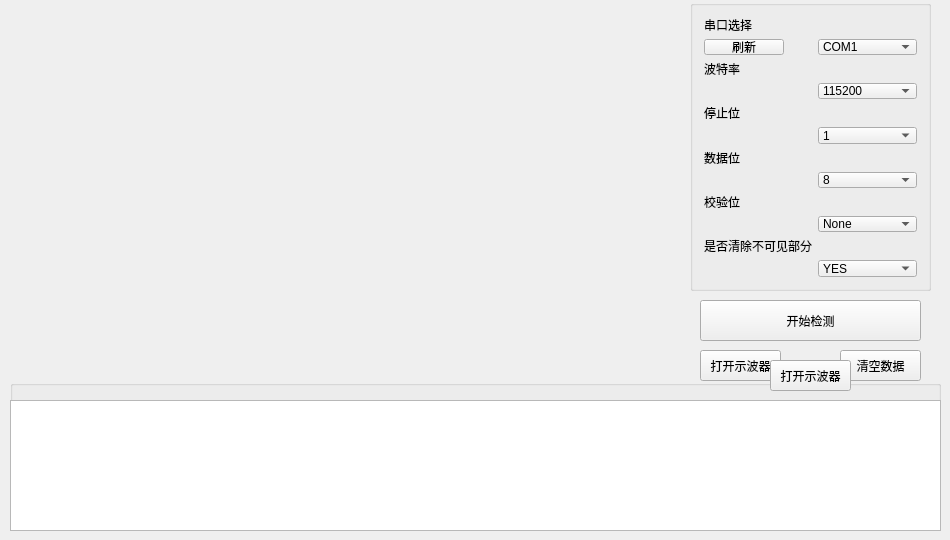
<?xml version="1.0" encoding="UTF-8"?>
<ui version="4.0">
 <class>Widget</class>
 <widget class="QWidget" name="Widget">
  <property name="geometry">
   <rect>
    <x>0</x>
    <y>0</y>
    <width>950</width>
    <height>540</height>
   </rect>
  </property>
  <property name="minimumSize">
   <size>
    <width>950</width>
    <height>540</height>
   </size>
  </property>
  <property name="maximumSize">
   <size>
    <width>950</width>
    <height>540</height>
   </size>
  </property>
  <property name="windowTitle">
   <string>蒋同学-3.3V电压波形实时检测</string>
  </property>
  <property name="windowIcon">
   <iconset theme="123">
    <normalon>:/pic/xiao.bmp</normalon>
   </iconset>
  </property>
  <widget class="QGroupBox" name="box_set">
   <property name="geometry">
    <rect>
     <x>690</x>
     <y>0</y>
     <width>241</width>
     <height>291</height>
    </rect>
   </property>
   <property name="title">
    <string/>
   </property>
   <layout class="QFormLayout" name="formLayout">
    <item row="1" column="0" colspan="2">
     <widget class="QLabel" name="label_com">
      <property name="text">
       <string>串口选择</string>
      </property>
     </widget>
    </item>
    <item row="3" column="0">
     <widget class="QPushButton" name="btn_cheak">
      <property name="text">
       <string>刷新</string>
      </property>
     </widget>
    </item>
    <item row="3" column="1">
     <widget class="QComboBox" name="com_com">
      <item>
       <property name="text">
        <string>COM1</string>
       </property>
      </item>
      <item>
       <property name="text">
        <string>COM2</string>
       </property>
      </item>
      <item>
       <property name="text">
        <string>COM3</string>
       </property>
      </item>
      <item>
       <property name="text">
        <string>COM4</string>
       </property>
      </item>
      <item>
       <property name="text">
        <string>COM5</string>
       </property>
      </item>
      <item>
       <property name="text">
        <string>COM6</string>
       </property>
      </item>
      <item>
       <property name="text">
        <string>COM7</string>
       </property>
      </item>
      <item>
       <property name="text">
        <string>COM8</string>
       </property>
      </item>
     </widget>
    </item>
    <item row="4" column="0">
     <widget class="QLabel" name="label_bo">
      <property name="text">
       <string>波特率</string>
      </property>
     </widget>
    </item>
    <item row="6" column="1">
     <widget class="QComboBox" name="com_bo">
      <item>
       <property name="text">
        <string>115200</string>
       </property>
      </item>
      <item>
       <property name="text">
        <string>9600</string>
       </property>
      </item>
     </widget>
    </item>
    <item row="7" column="0" colspan="2">
     <widget class="QLabel" name="label_tin">
      <property name="text">
       <string>停止位</string>
      </property>
     </widget>
    </item>
    <item row="9" column="1">
     <widget class="QComboBox" name="com_tin">
      <item>
       <property name="text">
        <string>1</string>
       </property>
      </item>
      <item>
       <property name="text">
        <string>1.5</string>
       </property>
      </item>
      <item>
       <property name="text">
        <string>2</string>
       </property>
      </item>
     </widget>
    </item>
    <item row="11" column="0">
     <widget class="QLabel" name="label_shu">
      <property name="text">
       <string>数据位</string>
      </property>
     </widget>
    </item>
    <item row="12" column="1">
     <widget class="QComboBox" name="com_shu">
      <item>
       <property name="text">
        <string>8</string>
       </property>
      </item>
      <item>
       <property name="text">
        <string>7</string>
       </property>
      </item>
      <item>
       <property name="text">
        <string>6</string>
       </property>
      </item>
      <item>
       <property name="text">
        <string>5</string>
       </property>
      </item>
     </widget>
    </item>
    <item row="13" column="0">
     <widget class="QLabel" name="label_jiao">
      <property name="text">
       <string>校验位</string>
      </property>
     </widget>
    </item>
    <item row="14" column="1">
     <widget class="QComboBox" name="com_jiao">
      <property name="currentIndex">
       <number>0</number>
      </property>
      <item>
       <property name="text">
        <string>None</string>
       </property>
      </item>
      <item>
       <property name="text">
        <string>Odd</string>
       </property>
      </item>
      <item>
       <property name="text">
        <string>Even</string>
       </property>
      </item>
     </widget>
    </item>
    <item row="15" column="0">
     <widget class="QLabel" name="label_jiao_2">
      <property name="text">
       <string>是否清除不可见部分</string>
      </property>
     </widget>
    </item>
    <item row="16" column="1">
     <widget class="QComboBox" name="com_ispop">
      <property name="currentIndex">
       <number>0</number>
      </property>
      <item>
       <property name="text">
        <string>YES</string>
       </property>
      </item>
      <item>
       <property name="text">
        <string>NO</string>
       </property>
      </item>
      <item>
       <property name="text">
        <string/>
       </property>
      </item>
     </widget>
    </item>
   </layout>
  </widget>
  <widget class="QGroupBox" name="box_send">
   <property name="geometry">
    <rect>
     <x>10</x>
     <y>380</y>
     <width>931</width>
     <height>151</height>
    </rect>
   </property>
   <property name="title">
    <string/>
   </property>
   <widget class="QListWidget" name="listWidget">
    <property name="geometry">
     <rect>
      <x>0</x>
      <y>20</y>
      <width>931</width>
      <height>131</height>
     </rect>
    </property>
   </widget>
  </widget>
  <widget class="QPushButton" name="btn_start_end">
   <property name="geometry">
    <rect>
     <x>700</x>
     <y>300</y>
     <width>221</width>
     <height>41</height>
    </rect>
   </property>
   <property name="text">
    <string>开始检测</string>
   </property>
  </widget>
  <widget class="QPushButton" name="btn_openocc">
   <property name="geometry">
    <rect>
     <x>700</x>
     <y>350</y>
     <width>81</width>
     <height>31</height>
    </rect>
   </property>
   <property name="text">
    <string>打开示波器</string>
   </property>
  </widget>
  <widget class="QPushButton" name="btn_deletedata">
   <property name="geometry">
    <rect>
     <x>840</x>
     <y>350</y>
     <width>81</width>
     <height>31</height>
    </rect>
   </property>
   <property name="text">
    <string>清空数据</string>
   </property>
  </widget>
  <widget class="QCustomPlot" name="customplot" native="true">
   <property name="geometry">
    <rect>
     <x>10</x>
     <y>10</y>
     <width>671</width>
     <height>371</height>
    </rect>
   </property>
  </widget>
  <widget class="QPushButton" name="btn_openocc_2">
   <property name="geometry">
    <rect>
     <x>770</x>
     <y>360</y>
     <width>81</width>
     <height>31</height>
    </rect>
   </property>
   <property name="text">
    <string>打开示波器</string>
   </property>
  </widget>
 </widget>
 <layoutdefault spacing="6" margin="11"/>
 <customwidgets>
  <customwidget>
   <class>QCustomPlot</class>
   <extends>QWidget</extends>
   <header>qcustomplot.h</header>
   <container>1</container>
  </customwidget>
 </customwidgets>
 <resources/>
 <connections/>
</ui>
